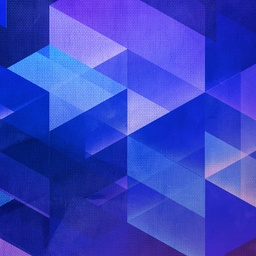
#> input picture CHAPTER07/exercise/images/11.jpg, 256 x 256 px, shrunk from 1000 x 1000 before the run
$ python 11.py
#> lines starting #> are read from the running program, lines starting #| are printed output that depends on the picture
import numpy as np, cv2

def myFilter(image, mask):
    rows, cols = image.shape[:2]
    dst = np.zeros((rows, cols), np.float32)
    ycenter, xcenter = mask.shape[0]//2, mask.shape[1]//2

    for i in range(ycenter, rows - ycenter):
        for j in range(xcenter, cols - xcenter):
            sum = 0.0
            for u in range(mask.shape[0]):
                for v in range(mask.shape[1]):
                    y, x = i + u - ycenter, j + v - xcenter
                    sum += image[y, x] * mask[u, v]
            dst[i, j] = sum
    return dst

def differential(image, data1, data2, mask_name):
    mask1 = np.array(data1, np.float32).reshape(3, 3)
    mask2 = np.array(data2, np.float32).reshape(3, 3)

    dst1 = myFilter(image, mask1)
    dst2 = myFilter(image, mask2)

    if mask_name == "roberts":
        dst1, dst2 = np.abs(dst1), np.abs(dst2)
        dst = cv2.magnitude(dst1, dst2)

        dst = np.clip(dst, 0, 255).astype('uint8')
        return dst
    elif mask_name == "prewitt":
        dst = cv2.magnitude(dst1, dst2)
        dst = cv2.convertScaleAbs(dst)
        return dst
    elif mask_name == "sobel":
        dst1 = cv2.convertScaleAbs(dst1)
        dst2 = cv2.convertScaleAbs(dst2)

        return dst1, dst2

image = cv2.imread("images/11.jpg", cv2.IMREAD_GRAYSCALE)
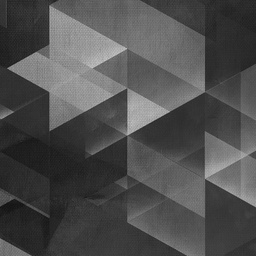
#> image: shape (256, 256); min 14, max 199, mean 78.7
if image is None: raise Exception("영상파일 읽기 오류")

roberts_mask1 = [[-1, 0, 0],
                 [0, 1, 0],
                 [0, 0, 0]]
roberts_mask2 = [[0, 0, -1],
                 [0, 1, 0],
                 [0, 0, 0]]
prewitt_mask1 = [[-1, 0, 1],
                 [-1, 0, 1],
                 [-1, 0, 1]]
prewitt_mask2 = [[-1, -1, -1],
                 [0, 0, 0],
                 [1, 1, 1]]
sobel_mask1 = [[-1, 0, 1],
               [-2, 0, 2],
               [-1, 0, 1]]
sobel_mask2 = [[-1, -2, -1],
               [0, 0, 0],
               [-1, -2, -1]]

roberts_dst = differential(image, roberts_mask1, roberts_mask2, "roberts")
#> in differential, `dst1, dst2 = np.abs(dst1), np.abs(dst2)`:
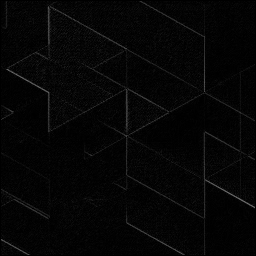
#> dst2: shape (256, 256) float32; min 0, max 111, mean 5.3
prewitt_dst = differential(image, prewitt_mask1, prewitt_mask2, "prewitt")
#> after the loop in myFilter (call 3), `for i in range(ycenter, rows - ycenter):`:
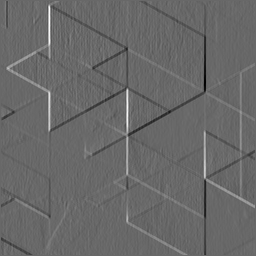
#> dst: shape (256, 256) float32; min -236, max 339, mean 0.6; drawn with min black and max white
#> after the loop in myFilter (call 4), `for i in range(ycenter, rows - ycenter):`:
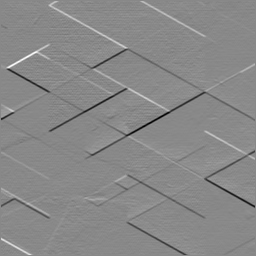
#> dst: shape (256, 256) float32; min -340, max 294, mean 0.1; drawn with min black and max white
sobel_dst1, sobel_dst2 = differential(image, sobel_mask1, sobel_mask2, "sobel")
#> call 3 of differential, with mask_name = 'sobel'
#> after the loop in myFilter (call 6), `for i in range(ycenter, rows - ycenter):`:
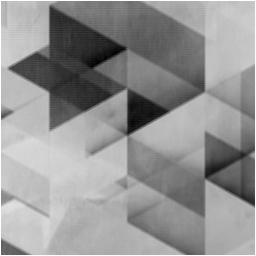
#> dst: shape (256, 256) float32; min -1480, max 0, mean -621.3; drawn with min black and max white
#> in differential (call 3), `dst1 = cv2.convertScaleAbs(dst1)`:
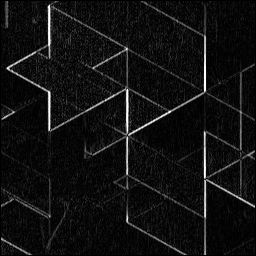
#> dst1: shape (256, 256); min 0, max 255, mean 16.9
#> in differential (call 3), `dst2 = cv2.convertScaleAbs(dst2)`:
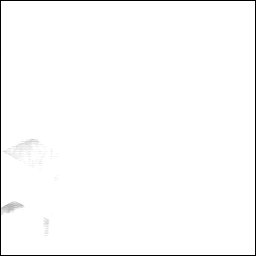
#> dst2: shape (256, 256); min 0, max 255, mean 250.7

cv2.imshow("image", image)
cv2.imshow("roberts", roberts_dst)
cv2.imshow("prewitt", prewitt_dst)
cv2.imshow("sobel- vertical", sobel_dst1)
cv2.imshow("sobel- horizontal", sobel_dst2)
cv2.waitKey(0)

$ run again, with CHAPTER07/exercise/images/image.jpg copied over CHAPTER07/exercise/images/11.jpg
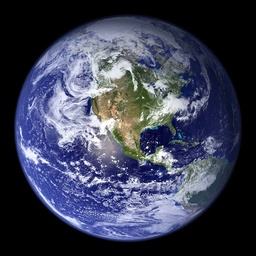
#> input picture CHAPTER07/exercise/images/image.jpg, 256 x 256 px, shrunk from 512 x 512 before the run
#> after the loop in myFilter (call 6), `for i in range(ycenter, rows - ycenter):`:
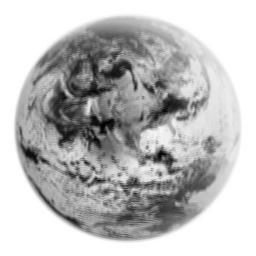
#> dst: shape (256, 256) float32; min -2028, max 0, mean -522; drawn with min black and max white
#> in differential (call 3), `dst2 = cv2.convertScaleAbs(dst2)`:
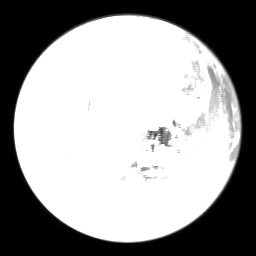
#> dst2: shape (256, 256); min 0, max 255, mean 156.1
